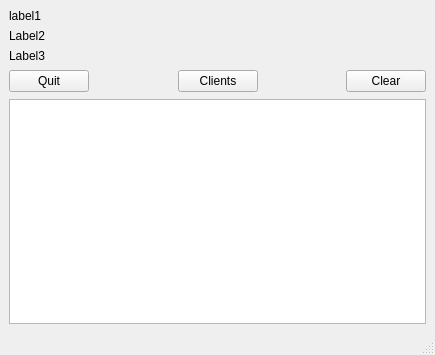
<?xml version="1.0" encoding="UTF-8"?>
<ui version="4.0">
 <class>MainWindow</class>
 <widget class="QMainWindow" name="MainWindow">
  <property name="geometry">
   <rect>
    <x>0</x>
    <y>0</y>
    <width>435</width>
    <height>355</height>
   </rect>
  </property>
  <property name="windowTitle">
   <string>MainWindow</string>
  </property>
  <widget class="QWidget" name="centralwidget">
   <layout class="QGridLayout" name="gridLayout">
    <item row="0" column="0">
     <widget class="QLabel" name="L_serverStatus">
      <property name="text">
       <string>label1</string>
      </property>
     </widget>
    </item>
    <item row="1" column="0">
     <widget class="QLabel" name="L_clientsNumber">
      <property name="text">
       <string>Label2</string>
      </property>
     </widget>
    </item>
    <item row="2" column="0">
     <widget class="QLabel" name="L_tcpNumber">
      <property name="text">
       <string>Label3</string>
      </property>
     </widget>
    </item>
    <item row="3" column="0">
     <layout class="QHBoxLayout" name="horizontalLayout">
      <item>
       <widget class="QPushButton" name="PB_exit">
        <property name="enabled">
         <bool>true</bool>
        </property>
        <property name="text">
         <string>Quit</string>
        </property>
       </widget>
      </item>
      <item>
       <spacer name="horizontalSpacer">
        <property name="orientation">
         <enum>Qt::Horizontal</enum>
        </property>
        <property name="sizeHint" stdset="0">
         <size>
          <width>38</width>
          <height>24</height>
         </size>
        </property>
       </spacer>
      </item>
      <item>
       <widget class="QPushButton" name="PB_Clients">
        <property name="text">
         <string>Clients</string>
        </property>
       </widget>
      </item>
      <item>
       <spacer name="horizontalSpacer_2">
        <property name="orientation">
         <enum>Qt::Horizontal</enum>
        </property>
        <property name="sizeHint" stdset="0">
         <size>
          <width>38</width>
          <height>24</height>
         </size>
        </property>
       </spacer>
      </item>
      <item>
       <widget class="QPushButton" name="PB_Clear">
        <property name="text">
         <string>Clear</string>
        </property>
       </widget>
      </item>
     </layout>
    </item>
    <item row="4" column="0">
     <widget class="QTextEdit" name="TE_log"/>
    </item>
   </layout>
  </widget>
  <widget class="QMenuBar" name="menubar">
   <property name="geometry">
    <rect>
     <x>0</x>
     <y>0</y>
     <width>435</width>
     <height>22</height>
    </rect>
   </property>
  </widget>
  <widget class="QStatusBar" name="statusbar"/>
 </widget>
 <resources/>
 <connections/>
</ui>
